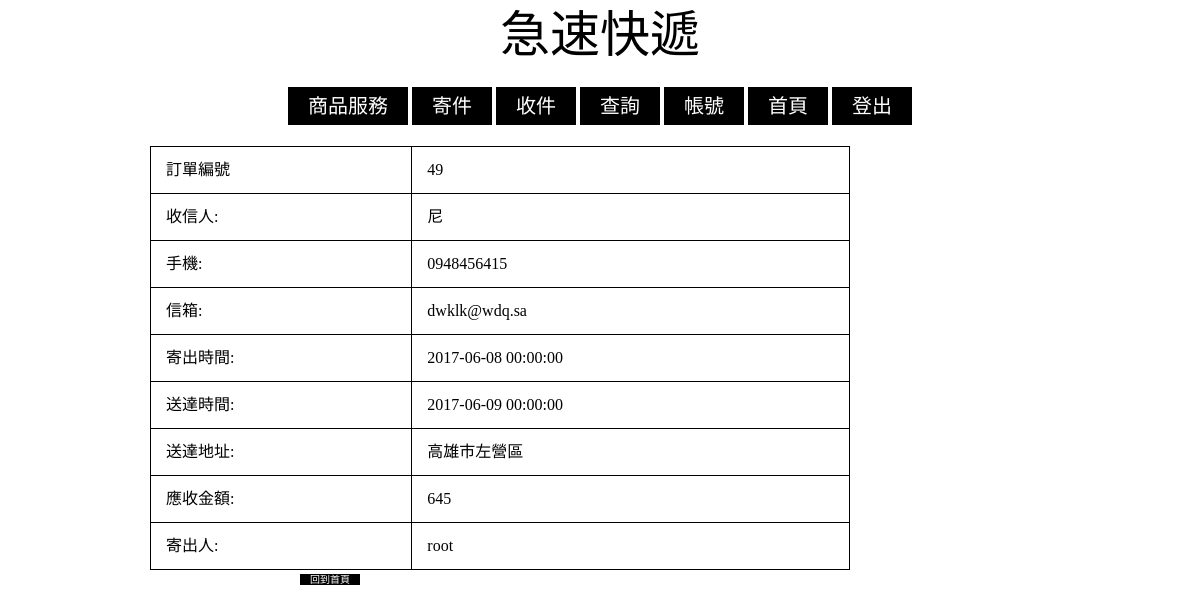
The app's page /bill.php?inv_id=49 (signed in), older data.
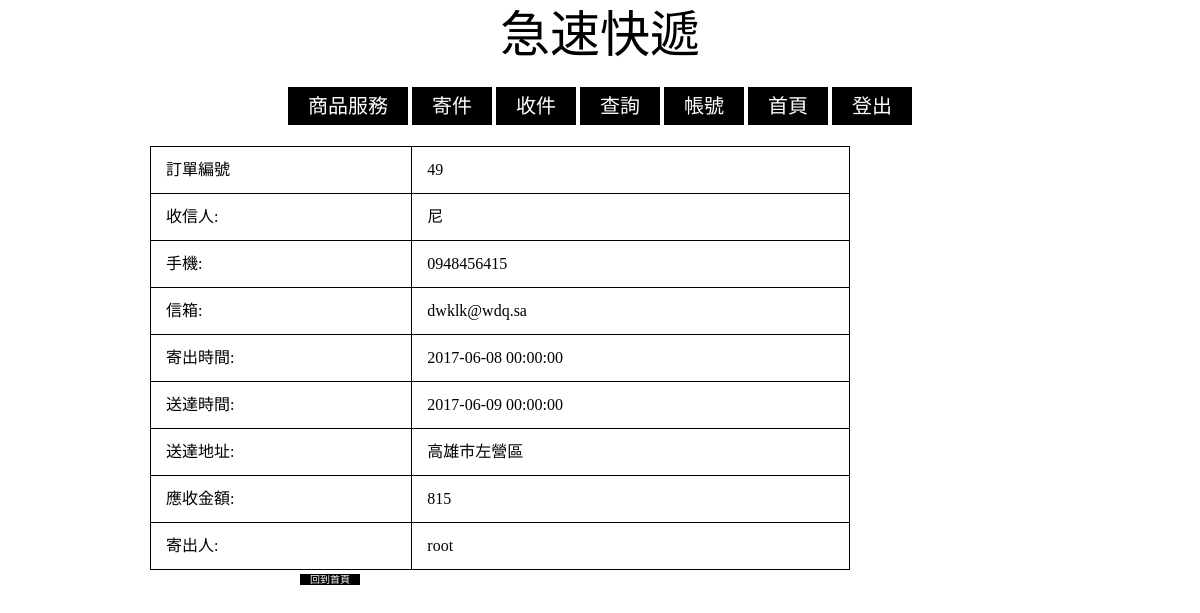
The same page, newer data.
### tables this page shows
CREATE TABLE `invoice` (
  `inv_id` int(11) NOT NULL,
  `receiver_name` varchar(15) NOT NULL,
  `receiver_phone` varchar(10) NOT NULL,
  `receiver_email` varchar(35) NOT NULL,
  `arrive_time` datetime NOT NULL,
  `arrive_address` varchar(35) NOT NULL,
  `send_time` datetime NOT NULL,
  `total_price` float DEFAULT NULL,
  `if_success` int(1) DEFAULT NULL,
  `mem_id` int(11) NOT NULL
);

### bill.php (the view, shortened to what this page needs)
<!DOCTYPE html>
<html>
<head>
    <link rel="stylesheet" href="normal.css">
</head>
    <body>
    <h1>急速快遞</h1> <br/>
<?php
include("config.php");
if (empty($_SESSION["loginsession"])) { ?>
	<div class = "menu">
            <a href="Service.php">商品服務</a>
            <a href="send.php">寄件</a>
            <a href="recive.php">收件</a>
            <a href="search.php">查詢</a>
            <a href="account.php">帳號</a>
            <a href="index.php">首頁</a>
    </div>
<?php
	echo "<br/><br/><h2>請先登入會員!!!</h2>";
	header("refresh:3;url = login.php");
} else {?>
		<div class = "menu">
            <a href="Service.php">商品服務</a>
            <a href="send.php">寄件</a>
            <a href="recive.php">收件</a>
            <a href="search.php">查詢</a>
            <a href="account.php">帳號</a>
            <a href="index.php">首頁</a>
            <a href="logout.php">登出</a>
        </div>
    <body>
    <div class = "table">
    <?php mysqli_query($link,"SET NAMES 'UTF8'"); ?>
    <?php $inv_id=$_GET["inv_id"]; ?>
    <?php $sql="SELECT * FROM invoice WHERE inv_id='$inv_id'" ?>
    <?php $result=mysqli_query($link,$sql); ?>
    <?php while ($row=mysqli_fetch_assoc($result)) { ?>
    <?php $rname = $row["receiver_name"]; ?>
    <?php $rphone = $row["receiver_phone"]; ?>
    <?php $remail = $row["receiver_email"]; ?>
    <?php $arrive_time = $row["arrive_time"]; ?>
    <?php $arrive_address = $row["arrive_address"]; ?>
    <?php $send_time = $row["send_time"]; ?>
    <?php $total_price = $row["total_price"]; ?>
    <?php } ?>
    <?php $sql2 = "SELECT * FROM member, invoice WHERE invoice.mem_id=member.mem_id AND invoice.inv_id='$inv_id'"; ?>
    <?php $result2 = mysqli_query($link, $sql2); ?>
    <?php while ($row = mysqli_fetch_assoc($result2)) { ?>
    <?php $mem_name = $row["mem_name"]; ?>
    <?php } ?>
    <table border = 1>
        <tr><td>訂單編號</td><td><?php echo $inv_id ?></td></tr>
        <tr><td>收信人:</td><td><?php echo $rname; ?></td></tr>
        <tr><td>手機:</td><td><?php echo $rphone ?></td></tr>
        <tr><td>信箱:</td><td><?php echo $remail ?></td></tr>
        <tr><td>寄出時間:</td><td><?php echo $send_time ?></td></tr>
        <tr><td>送達時間:</td><td><?php echo $arrive_time ?></td></tr>
        <tr><td>送達地址:</td><td><?php echo $arrive_address ?></td></tr>
        <tr><td>應收金額:</td><td><?php echo $total_price ?></td></tr>
        <tr><td>寄出人:</td><td><?php echo $mem_name; }?></td></tr>
    </table>
    <a href = "index.php">回到首頁</a>
    </div>
    </body>
</html>

Row changes from the older to the newer data that the page shows:
changed invoice "dwklk@wdq.sa": total_price "645" → "815"
